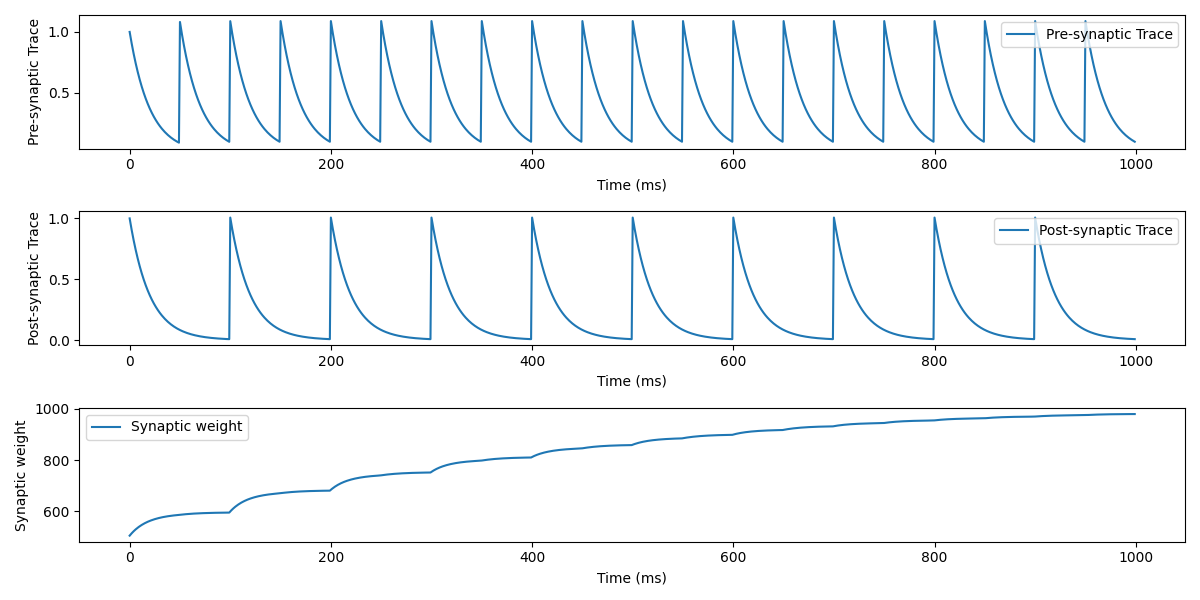

Here is the Python script that generated this plot:
import numpy as np
import matplotlib.pyplot as plt


Wmax = 1000.0  
Wmin = 0.0    
w = 500.0       
lambda_ = 0.01
alpha = -1.0
mu_plus = 1.0
mu_minus = 1.0
tau_tr_pre = 20.0  
tau_tr_post = 20.0 

sim_time = 1000
dt = 1.0

pre_trace = 0.0
post_trace = 0.0
weights = []
pre_trace_values = []
post_trace_values = []

for t in np.arange(0, sim_time, dt):
   
    pre_trace *= np.exp(-dt / tau_tr_pre)
    post_trace *= np.exp(-dt / tau_tr_post)

    
    if t % 50 == 0:  
        pre_trace += 1.0
    if t % 100 == 0:  
        post_trace += 1.0

    
    w_pot = Wmax * (w / Wmax + lambda_ * (1 - w / Wmax)**mu_plus * pre_trace)
    w_dep = Wmax * (w / Wmax - alpha * lambda_ * (w / Wmax)**mu_minus * post_trace)
    w = min(max(Wmin, w_dep), w_pot)

   
    weights.append(w)
    pre_trace_values.append(pre_trace)
    post_trace_values.append(post_trace)


plt.figure(figsize=(12, 6))

plt.subplot(311)
plt.plot(np.arange(0, sim_time, dt), pre_trace_values, label='Pre-synaptic Trace')
plt.xlabel('Time (ms)')
plt.ylabel('Pre-synaptic Trace')
plt.legend()

plt.subplot(312)
plt.plot(np.arange(0, sim_time, dt), post_trace_values, label='Post-synaptic Trace')
plt.xlabel('Time (ms)')
plt.ylabel('Post-synaptic Trace')
plt.legend()

plt.subplot(313)
plt.plot(np.arange(0, sim_time, dt), weights, label='Synaptic weight')
plt.xlabel('Time (ms)')
plt.ylabel('Synaptic weight')
plt.legend()

plt.tight_layout()
plt.show()
